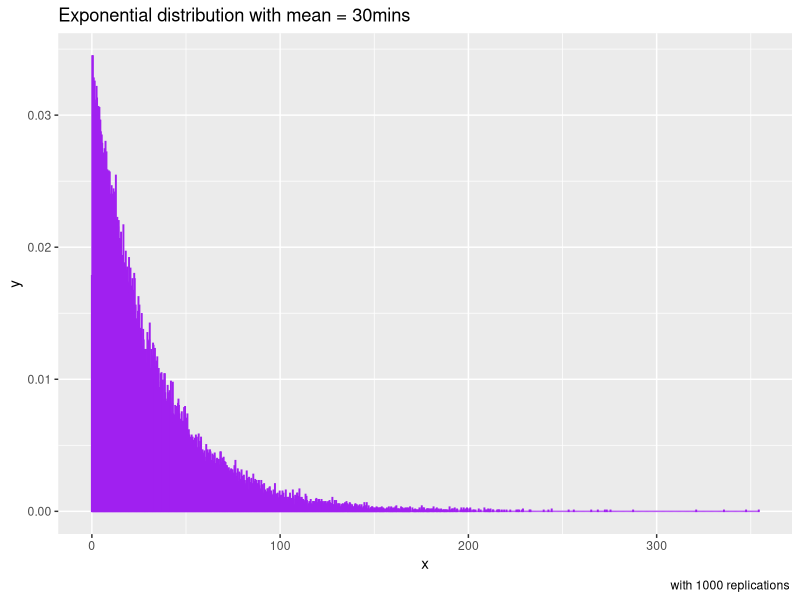
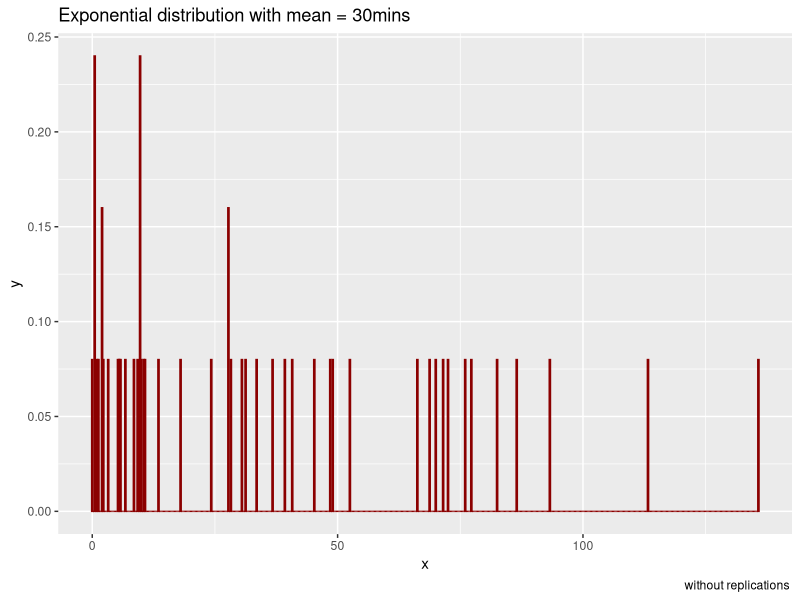
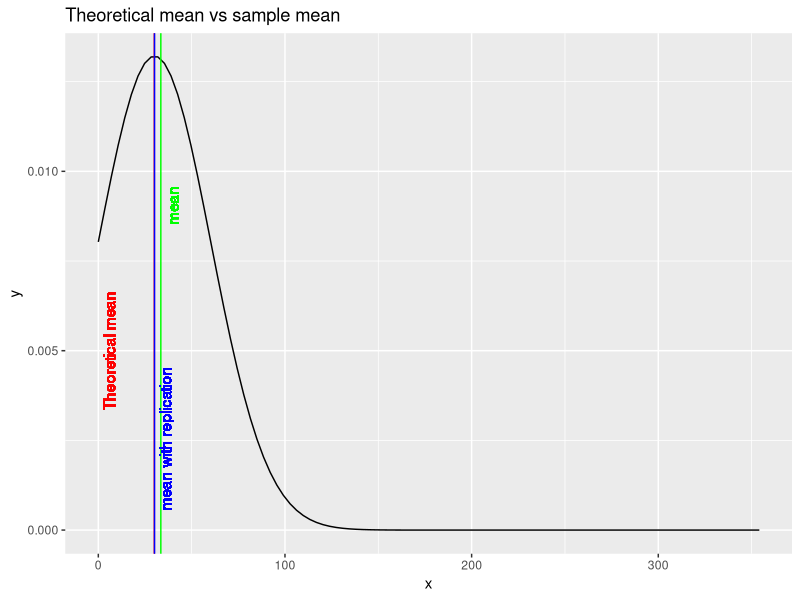
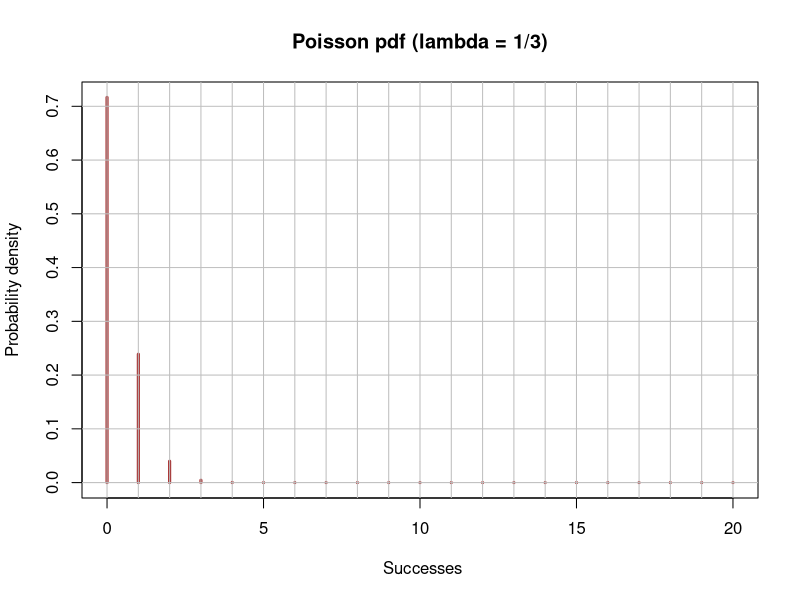
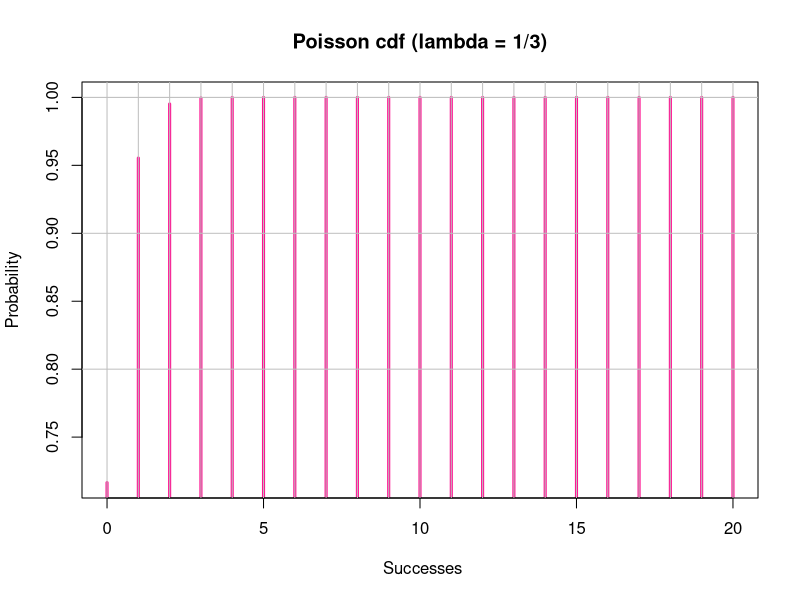
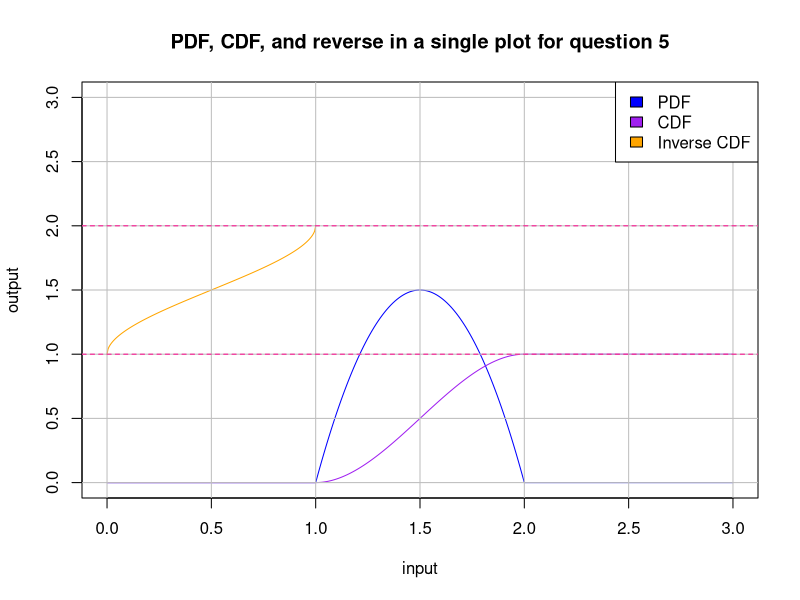
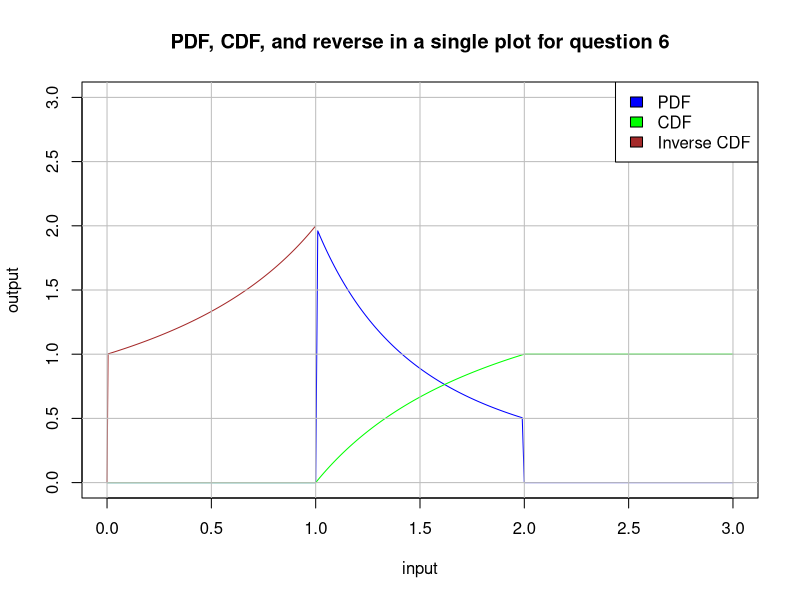

These charts were generated, in order, by the following R code:
#Exercise series *2*




#EX1


p1 <- c(0.15, 0.21, 0.35, 0.15, 0.14)
p2 <- c(0.14, 0.05, 0.64, 0.08, 0.09)
values <- c(15.58, 15.9, 16, 16.1, 16.2)


EX1 <- sum(values * p1)
EX2 <- sum(values * p2)

variance1 <- sum(values * values * p1) - EX1**2
variance2 <- sum(values * values * p2) - EX2**2

cat('Variance of method one:', variance1)
cat('Expected value of method one:',EX1 )


cat('Variance of method two:', variance2)
cat('Expected value of method two:',EX2)

#---------------------------------------------------------------------------
#EX2

# ----------A-------------
#buiding the pdf
set.seed(1)
ex <- rexp(50, rate = 1/30)

#plotting
#It might sound extra work, but I plotted the distribution with and without replications.


#replicated for 1000 times
library(ggplot2)
# with 1000 replications.
n = 50 #this the number of people
ex_frame <- data.frame(value = c(t(rexp(1000 * n, rate = 1/30)))) ; ex_frame
#plot1
ggplot(ex_frame, aes(x=value)) + 
  geom_histogram(aes(y=..density..),binwidth=.25, col="purple", fill="yellow")+
  labs(title= "Exponential distribution with mean = 30mins", caption = 'with 1000 replications ') +
  xlab("x") +
  ylab("y")



#The plot without replication:
ex_frame_no_rep <- data.frame(value = c(t(rexp(n, rate = 1/30)))) ;ex_frame_no_rep
#plot2
ggplot(ex_frame_no_rep, aes(x=value)) + 
  geom_histogram(aes(y=..density..),binwidth=.25, col="darkred", fill="yellow")+
  labs(title= "Exponential distribution with mean = 30mins", caption = 'without replications ') +
  xlab("x") +
  ylab("y")

#----------B----------------
#less than 10 minutes 
# CDF

cat('The probabilty that a person will wait for less than 10 minuets:',pexp(10, 1/30))



#-----------C---------------
#mean of simulated data for 50 people(Empirical)
# I used the data frame both with and without replications.

sim_mean_no_rep<- mean(ex_frame_no_rep$value); sim_mean_no_rep#no replication
sim_mean <- mean(ex_frame$value); sim_mean#with replication

######obviousely the mean with replication is more close to the actual mean

#mean calculated from theory(Theoritical)
lambda = 1/30
Theo_mean <- 1/lambda ; Theo_mean

#plot3
#sorry that it takes too much time.
plot_3<- ggplot(ex_frame, aes(x=value)) + 
  stat_function(fun=dnorm, color="black", args=list(mean=mean(ex_frame$value), sd=sd(ex_frame$value)))+
  geom_vline(xintercept = Theo_mean, colour="red") +
  geom_text(aes(x=0, label="\nTheoretical mean", y=0.005), colour="red", angle=90) +
  geom_vline(xintercept = sim_mean_no_rep, colour="green")+
  geom_text(aes(x=sim_mean_no_rep+0.5, label="\n mean", y=0.009), colour="green", angle=90) +
  geom_vline(xintercept = sim_mean, colour="blue")+
  geom_text(aes(x=sim_mean-0.2, label="\n mean with replication", y=0.0025), colour="blue", angle=90)+
  ggtitle( "Theoretical mean vs sample mean") +
  xlab("x") +
  ylab("y")+theme_gray()

plot_3
#-----D--------
cat('probabilitty of waiting more than one hour',1-pexp(60, 1/30))
  
#--------------------------------------------------------------------
#EX3
#There is one typo every 3 pages, so lambda = 1/3
success <- 0:20

#plot4
plot(success, dpois(success, lambda=1/3),
     type='h',
     main='Poisson pdf (lambda = 1/3)',
     ylab='Probability density',
     xlab =' Successes',
     lwd=3,
     col = 'brown')
     abline(h=seq(0, 1, 0.1), col="grey")
     abline(v=seq(0, 20 ,1), col="grey")

#plot5
plot(success, ppois(success, lambda=1/3),
     type='h',
     main='Poisson cdf (lambda = 1/3)',
     ylab='Probability',
     xlab =' Successes',
     lwd=3,
     col = 'deeppink')
     abline(h=seq(0, 1, 0.1), col="grey")
     abline(v=seq(0, 20, 1), col="grey")


# probability of that there is at least one error on a specific page.
cat('probability of that there is at least one error on a specific page',1-dpois(0, 1/3))

#---------------------------------------------------------------------------

#EX4
#it is with replacement, so it is bionomial.

cat(' The probability that at least 10 draws are needed:',1-pgeom(9, 4/52))


#----------------------------------------------------------------------------

#EX5
#------A-----------
#first we assume that c is one to get the integral for the function without considering c.

custom_pdf <- function(t, c = 1) {
  c*(t-1)*(2-t) -> f
  return(f)
}

integral <- integrate(custom_pdf, lower = 1, upper =2 )
integral
#because c is our normalization parameter in this pdf:
cat('The constant c is :',1/integral$value)
# The pdf and cdf function will be like :
#pdf = 6(t-1)(2-t)
#cdf = 2t^3 + 9t^2+12t+5

custom_cdf <- function(t) {
  5- 2*(t**3) + 9*(t**2)-12*t -> m
  return(m)
  
}
#
#-------B-----------


#pdf
df.1 <- function(t) {
  ifelse(t>1 & t<2, 6*(t-1)*(2-t) , 0)
}


#cdf
pf.1<- function(t) {
  ifelse(1<t & t<2,5- 2*(t**3) + 9*(t**2)-12*t,ifelse(t<=1, 0,ifelse(t>=2, 1, 0)))
}
#checking
pf.1(1.5)
pf.1(2)

#Quantile 
set.seed(12345)
#defining a reverse function:
inverse <- function(fn, interval = NULL, lower = min(interval), upper = max(interval), ...){
  Vectorize(function(y){
    uniroot(f = function(x){fn(x) -y}, lower = lower, upper = upper , ...)$root
  })
}
  
  

qf.1 <- function(x) {
  output<-inverse(pf.1,interval = NULL, lower = 1, upper = 2 )
  return(output(x))
}

rf.1 <- function(n) {
  us <- runif(n)
  out <- ifelse(us>0 & us<1, qf.1(us), ifelse(us>1, 2,0))
  return(out)
}


#checking the functions :) 
pf.1(1.75)
qf.1(0.84375)
qf.1(1)
rf.1(100)

#plot6
#plotting the cdf and pdf
input <- seq(0, 3, 0.01)
probabilities <- seq(0, 1, 0.005)
plot(input, df.1(input),
     main = 'PDF, CDF, and reverse in a single plot for question 5',
     ylim = c(0, 3),
     ylab = 'output',
     type = 'l',
     col = 'blue')
     lines(input, pf.1(input),col = 'purple')
     lines(probabilities,qf.1(probabilities), col = 'orange' )
     abline(h=seq(0, 3, 0.5), col="grey")
     abline(v=seq(0, 3, 0.5), col="grey")
     abline(h=1:2,lty="dashed", col="deeppink")
     legend('topright',
            c('PDF', 'CDF', 'Inverse CDF'),
            fill = c('blue', 'purple', 'orange'))
#-------c--------
cat('more than 75 minutes:', 1-pf.1(1.25))
cat('between 90 an 120 minutes:', pf.1(2)- pf.1(1.5))
#-------------------------------------------------------------------------------
#EX6

#-------A---------
#pdf2
df.2 <- function(x) {
  ifelse(x>1 & x<2,2/(x**2) , 0)
}
#cdf2
pf.2<- function(x) {
  ifelse(1<x & x<2,(-2/(x)) + 2,ifelse(x<=1, 0,1))
}

#the inverse function is very easy to derive with hand; therefore:
qf.2 <- function(x) {
  op<- ifelse(0<x & x<1,(2/(2-x)),ifelse(x<=0, 0,ifelse(x>=1, 2, 0)))
  return(op)
}
rf.2 <- function(n) {
  k <- runif(n)
  ot <- ifelse(0.5<k & k<2, qf.2(k), ifelse(k>1, 2,0))
  return(ot)
}
#just cheking
qf.2(pf.2(1.5))



#plot7:
input <- seq(0, 3, 0.01)
probabilities <- seq(0, 1, 0.005)

plot(input, df.2(input),
     main = 'PDF, CDF, and reverse in a single plot for question 6',
     ylim = c(0, 3),
     ylab = 'output',
     type = 'l',
     col = 'blue')
lines(input, pf.2(input),col = 'green')
lines(probabilities,qf.2(probabilities), col = 'brown' )
abline(h=seq(0, 3, 0.5), col="grey")
abline(v=seq(0, 3, 0.5), col="grey")
legend('topright',
       c('PDF', 'CDF', 'Inverse CDF'),
       fill = c('blue', 'green', 'brown'))



#-----B------

#15000 = 1.5 * 10^4 .
cat('The probabity that tires last less than 15000km is :',pf.2(1.5))

#----c---------
#random sampling
sample <- rf.2(3000); sample
#making a data frame from samples and the outputs of 
data_3000 <- data.frame(sample,df.2(sample));data_3000


#mean or E[X]:
mean <- weighted.mean(data_3000$sample, data_3000$df.2.sample.);mean


#second moment or E[X^2] :
data_3000$square <- sapply(data_3000$sample, function(x) x^2)
data_3000
sec <- weighted.mean(data_3000$square, data_3000$df.2.sample.); sec

#variance = E[X^2] - E[X]
Variance <- sec - mean ; Variance 




#finish 
#Melika Keshavarzmirzamohammadi :)
